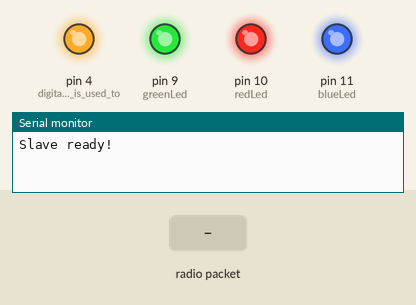
The sketch below on a simulated Arduino Uno, built with avr-gcc and run on an emulated ATmega328P. On the bench: output pins drawn as LEDs (lit = HIGH), the last lines printed to the serial monitor. Dashed ring = blinking. The test bench sets the inputs (shaded band). Random numbers use the default seed unless the sketch sets one; no radio packets arrive unless stated; pins used as bus, display or sensor lines are not drawn.

Above: at 2.0 s.
2.1 s: radio packet "01" arrives
At 3.4 s:
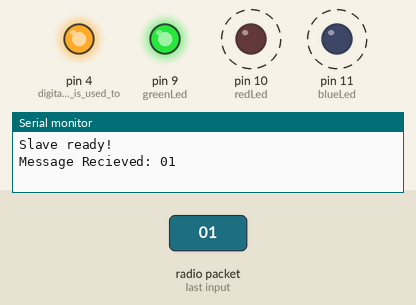
5.1 s: radio packet "01" arrives
At 8.0 s:
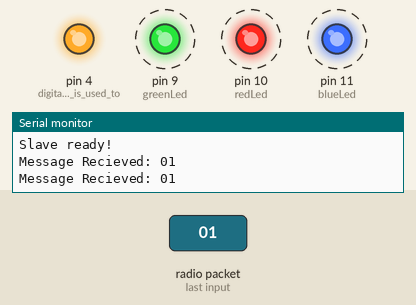
8.1 s: radio packet "00" arrives
Timing chart, 0 to 11.1 s (numbered marks = the images above; inputs shaded):
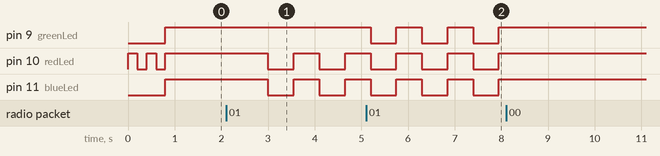

Measured:
- after the input at 2.1 s, pin 10 (redLed), pin 11 (blueLed): alternates HIGH for 0.55 s and LOW for 0.55 s, starting after 0.90 s
- after the input at 5.1 s, pin 9 (greenLed): alternates HIGH for 0.55 s and LOW for 0.55 s, starting after 0.10 s
- by itself, pin 10 (redLed): alternates HIGH for 0.20 s and LOW for 0.20 s, 4 changes in all, then stays HIGH

The sketch:

Receiver.ino
```cpp
#include <VirtualWire.h>


/*
 * Reciever module (slave)
 * RF-SmartBracelet
 * This program recieves incoming commands using the VirtualWire Library.
 * The code handles the request onboard, and sends the correct information to the leds.
 */

byte message[VW_MAX_MESSAGE_LEN]; // a buffer to store the incoming messages
byte messageLength = VW_MAX_MESSAGE_LEN; // the size of the message
// set led IO ports
int redLed = 10;
int greenLed = 9;
int blueLed = 11;

int resetPin = 12;
// set default blinkspeed and color
int animType = 100;
byte ledState = 0;
int presetArray = 0;
// time functions
unsigned long previousMillis = 0;
int interval = 550;
// presetcolors
int off[3] = {255, 255, 255};
int red[3] = {0, 255, 255};
int gre[3] = {255, 0, 255};
int blu[3] = {255, 255, 0};
int yel[3] = {0, 0, 255};
int pin[3] = {0, 255, 0};
int pur[3] = {128, 255, 128};
int whi[3] = {0, 0, 0};
int *pre1[3] = {red, pin, gre};
int *pre2[3] = {pin, pur, red};
int *pre3[3] = {whi, blu, pin};
int *colors[9] = {off, red, gre, blu, yel, pin, pur, whi};
int *presetColor = off;

void setup() // code to run once
{
  // set the led IO ports as outputs
  pinMode(redLed, OUTPUT);
  pinMode(greenLed, OUTPUT);
  pinMode(blueLed, OUTPUT);
  pinMode(resetPin, OUTPUT);
  startup();
  randomSeed(analogRead(0));
  digitalWrite(resetPin, HIGH); // Set the Resetpin to high
  pinMode(4, OUTPUT); // digital pin 4 is used to power the radio module
  digitalWrite(4, HIGH); // power digital pin 4

  // Initialize the IO and ISR
  vw_setup(2000); // Bits per sec
  vw_set_rx_pin(3); // set the reciever pin to digital pin 3
  vw_rx_start(); // Start the receiver
  Serial.begin(9600); // Start the serial monitor for debugging
  Serial.println("Slave ready!");
}
void loop() // code to run at all times
{
  if (vw_get_message(message, &messageLength)) // Non-blocking, if the reciever gets a message, run the code
  {
    Serial.print("Message Recieved: "); // this code prints out the message recieved for debugging
    for (int i = 0; i < messageLength; i++)
    {
      Serial.write(message[i]);
    }
    Serial.println();

    if ((String((char *)message).substring(0, 2)) == "00") { // check the contents of the recieved message for type
      setBlinkColor((String((char *)message).substring(2, 5)).toInt());
    }
    else if ((String((char *)message).substring(0, 2)) == "01") { // check the contents of the recieved message for type
      setBlinkColor(random(0, 9));
    }
    else if ((String((char *)message).substring(0, 2)) == "10") // if the content is "10", set the speed
    {
      int bpm = (String((char *)message).substring(2, 5)).toInt();
      interval = 60000 / bpm / 2;
      Serial.println(bpm);
    }
    else if ((String((char *)message).substring(0, 2)) == "11") // if the content is "11", set the speed to be random
    {
      int bpm = (String((char *)message).substring(2, 5)).toInt();
      if (bpm != 0) {
        int maxbpm = 60000 / bpm / 2;
        interval = random(maxbpm);
        Serial.println(bpm);
        Serial.println(maxbpm);
        Serial.println(interval);
      }
      else {
        interval = random(999);
        Serial.println(interval);
      }
    }
    else if ((String((char *)message).substring(0, 2)) == "20") // if the content is "20", set the animationtype
    {
      animType = ((String((char *)message).substring(2, 5)).toInt());
      //Serial.println(animType);
    }
    else if ((String((char *)message)) == "RESET")
    {
      softReset();
    }
    else {
      Serial.println("errorcode 0: Wrong format parsing!");
    }


  }

  updateTime();
}

void setBlinkColor(int colorCode)
{
  presetColor = colors[colorCode];
}

void updateTime()
{
  unsigned long currentMillis = millis();

  if (currentMillis - previousMillis >= interval)
  {
    // save the last time you blinked the LED
    previousMillis = currentMillis;
    updateLed();
  }
}

void updateLed()
{
  if (animType == 100)
  {
    // Turning OFF the LEDs
    if (ledState == 1)
    {
      analogWrite(redLed, 255);
      analogWrite(greenLed, 255);
      analogWrite(blueLed, 255);
      ledState = 0;
    }
    // Turning ON the LEDs based on animtype
    else if (ledState == 0)
    {
      analogWrite(redLed, presetColor[0]);
      analogWrite(greenLed, presetColor[1]);
      analogWrite(blueLed, presetColor[2]);
      ledState = 1;
    }
  }
  else if (animType == 200)
  {

  }
  else if (animType == 301)
  {
    nextPresetColor(1);
    analogWrite(redLed, presetColor[0]);
    analogWrite(greenLed, presetColor[1]);
    analogWrite(blueLed, presetColor[2]);
  }
  else if (animType == 302)
  {
    nextPresetColor(2);
    analogWrite(redLed, presetColor[0]);
    analogWrite(greenLed, presetColor[1]);
    analogWrite(blueLed, presetColor[2]);
  }
  else if (animType == 303)
  {
    nextPresetColor(3);
    analogWrite(redLed, presetColor[0]);
    analogWrite(greenLed, presetColor[1]);
    analogWrite(blueLed, presetColor[2]);
  }
}

void nextPresetColor(int type)
{
  presetArray++;

  if (presetArray == 3)
  {
    presetArray = 0;
  }
  if (type == 1)
  {
    presetColor = pre1[presetArray];
  }
  if (type == 2)
  {
    presetColor = pre2[presetArray];
  }
  if (type == 3)
  {
    presetColor = pre3[presetArray];
  }
}

void softReset() // Restarts program from beginning but does not reset the peripherals and registers
{
  asm volatile ("  jmp 0");
}

void hardReset() // Restarts the complete arduino
{
  digitalWrite(resetPin, LOW);
}

void startup()
{
  digitalWrite(redLed, HIGH);
  delay(200);
  digitalWrite(redLed, LOW);
  delay(200);
  digitalWrite(redLed, HIGH);
  delay(200);
  digitalWrite(redLed, LOW);
  delay(200);
}
```
